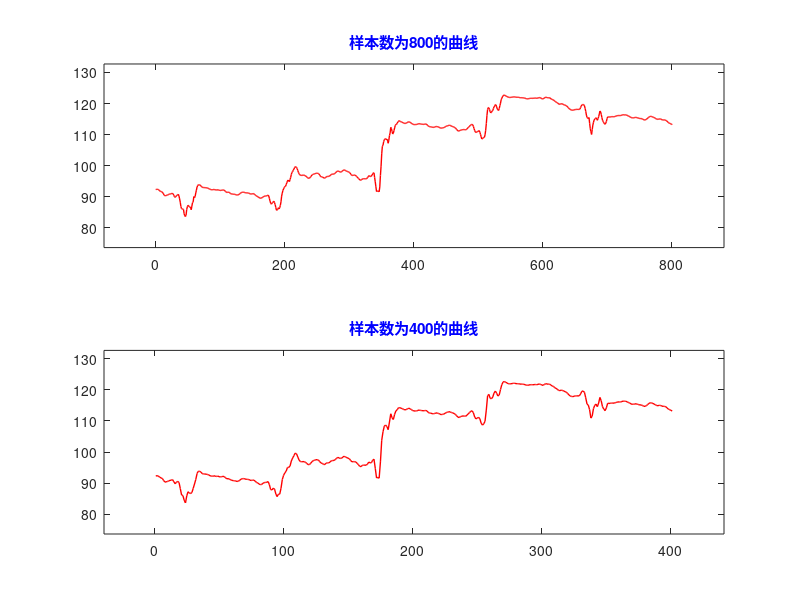
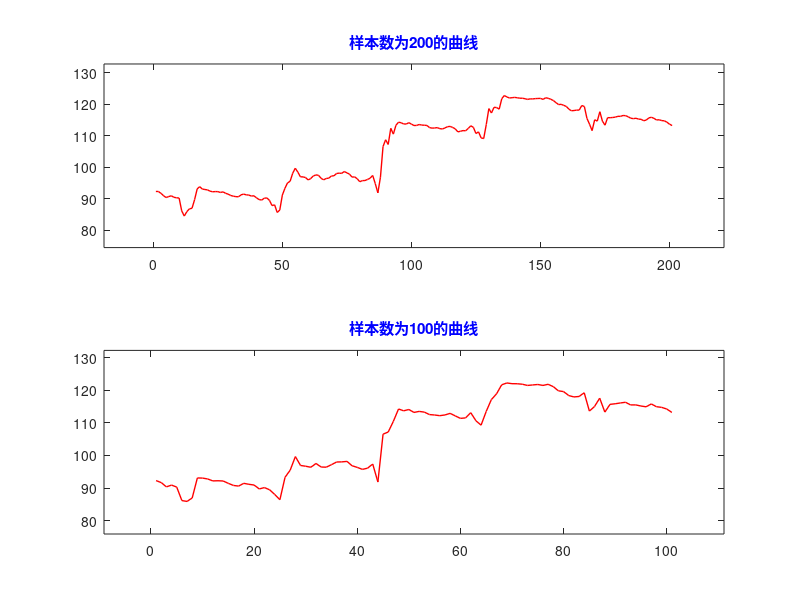

Write the MATLAB code that produced these figures, in order.
% a1C6:此程序的目的是为了对数据进行等距抽样处理

%% 初始化
clear ;
close all;
clc;

%% 开始计算时间点0
tStart0 = tic;

%% 数据读取
load('C5d1.mat','u1','v1','h1','h2');                                         % 读取储存的变量

%% 参数的设定                     
% 全局变量
m1 = 50;
m2 = 100;
m3 = 200;
m4 = 400;
n = length(u1);                                                               % n1 为样本点的个数
t = h1;

% 局部变量
i1 = 1:m1:n;                                                                  % 抽选间隔的样本点
r1 = length(i1);                                                              % 找出抽取的样本的长度
x1 = 1:1:r1;                                                                  % 列出图像的 x 轴的数值
y1 = t(i1);                                                                   % 列出图像的 y 轴的数值
a1u = min(x1);                                                                % a1 散点图的横坐标的最小值
a1d = max(x1);                                                                % a2 散点图的横坐标的最大值
b1u = min(y1);                                                                % b1 散点图的纵坐标的最小值
b1d = max(y1);                                                                % b2 散点图的纵坐标的最大值
c1x = r1/10;                                                                  % c1 为图像 x 坐标轴的前后的间隔
c1y = 10;                                                                     % c2 为图像 y 坐标轴的前后的间隔

i2 = 1:m2:n;                                                                  % 抽选间隔的样本点
r2 = length(i2);                                                              % 找出抽取的样本的长度
x2 = 1:1:r2;                                                                  % 列出图像的 x 轴的数值
y2 = t(i2);                                                                   % 列出图像的 y 轴的数值
a2u = min(x2);                                                                % a1 散点图的横坐标的最小值
a2d = max(x2);                                                                % a2 散点图的横坐标的最大值
b2u = min(y2);                                                                % b1 散点图的纵坐标的最小值
b2d = max(y2);                                                                % b2 散点图的纵坐标的最大值
c2x = r2/10;                                                                  % c1 为图像 x 坐标轴的前后的间隔
c2y = 10;                                                                     % c2 为图像 y 坐标轴的前后的间隔

i3 = 1:m3:n;                                                                  % 抽选间隔的样本点
r3 = length(i3);                                                              % 找出抽取的样本的长度
x3 = 1:1:r3;                                                                  % 列出图像的 x 轴的数值
y3 = t(i3);                                                                   % 列出图像的 y 轴的数值
a3u = min(x3);                                                                % a1 散点图的横坐标的最小值
a3d = max(x3);                                                                % a2 散点图的横坐标的最大值
b3u = min(y3);                                                                % b1 散点图的纵坐标的最小值
b3d = max(y3);                                                                % b2 散点图的纵坐标的最大值
c3x = r3/10;                                                                  % c1 为图像 x 坐标轴的前后的间隔
c3y = 10;                                                                     % c2 为图像 y 坐标轴的前后的间隔

i4 = 1:m4:n;                                                                  % 抽选间隔的样本点
r4 = length(i4);                                                              % 找出抽取的样本的长度
x4 = 1:1:r4;                                                                  % 列出图像的 x 轴的数值
y4 = t(i4);                                                                   % 列出图像的 y 轴的数值
a4u = min(x4);                                                                % a1 散点图的横坐标的最小值
a4d = max(x4);                                                                % a2 散点图的横坐标的最大值
b4u = min(y4);                                                                % b1 散点图的纵坐标的最小值
b4d = max(y4);                                                                % b2 散点图的纵坐标的最大值
c4x = r4/10;                                                                  % c1 为图像 x 坐标轴的前后的间隔
c4y = 10;                                                                     % c2 为图像 y 坐标轴的前后的间隔

%% 对数据进行分段处理
f1 = figure;
subplot(2,1,1);
p1a = plot(x1,y1,'-r','Linewidth',1);                                         % 画出滤波处理后的图像
axis([a1u-c1x,a1d+c1x,b1u-c1y,b1d+c1y]);                                      % 图形的坐标轴范围
title('样本数为800的曲线','color','b');                                        % 图像的标题  

subplot(2,1,2);
p1b = plot(x2,y2,'-r','Linewidth',1);                                         % 画出滤波处理后的图像
axis([a2u-c2x,a2d+c2x,b2u-c2y,b2d+c2y]);                                      % 图形的坐标轴范围
title('样本数为400的曲线','color','b');                                        % 图像的标题  

f2 = figure;
subplot(2,1,1);
p2a = plot(x3,y3,'-r','Linewidth',1);                                         % 画出滤波处理后的图像
axis([a3u-c3x,a3d+c3x,b3u-c3y,b3d+c3y]);                                      % 图形的坐标轴范围
title('样本数为200的曲线','color','b');                                        % 图像的标题  

subplot(2,1,2);
p2b = plot(x4,y4,'-r','Linewidth',1);                                         % 画出滤波处理后的图像
axis([a4u-c4x,a4d+c4x,b4u-c4y,b4d+c4y]);                                      % 图形的坐标轴范围
title('样本数为100的曲线','color','b');                                        % 图像的标题  

%% 保存数据
% x1,y1 为样本数800；x2,y2 为样本数400；x3,y3 为样本数200；x4,y4 为样本数100
save('C6d1.mat','x1','y1','x2','y2','x3','y3','x4','y4');                      % 将抽样后的数据保存

%% 设置结束计算时间点0                                                         
tEnd0 = toc(tStart0); 

%% 计时结果输出
disp(' ');
disp('************************************************************');
disp('计时结果输出：');
fprintf('总共用时 ：%d 分 , %f 秒', floor(tEnd0/60), rem(tEnd0,60));            % 程序的总用时间
